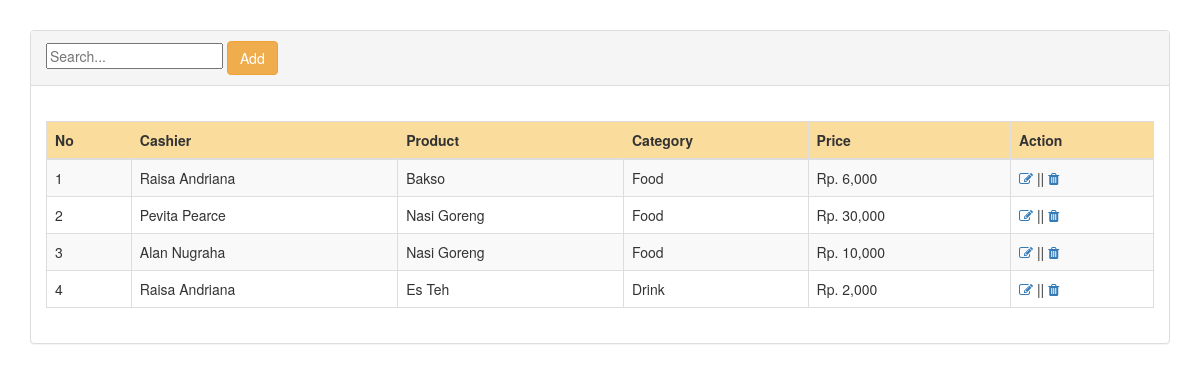
/6c/index.php, run on the app's committed database.
### tables this page shows
CREATE TABLE `Product` (
  `id` int(11) NOT NULL,
  `name_prd` varchar(200) NOT NULL,
  `price` int(20) NOT NULL,
  `id_category` int(20) NOT NULL,
  `id_cashier` int(20) NOT NULL
);

CREATE TABLE `Cashier` (
  `id_cas` int(11) NOT NULL,
  `name_cas` varchar(200) NOT NULL
);

CREATE TABLE `Category` (
  `id_cat` int(11) NOT NULL,
  `name_cat` varchar(200) NOT NULL
);

### 6c/index.php (the view, shortened to what this page needs)
<?php include("conn.php"); ?>
<!DOCTYPE html>
<html>
<head>
	<link rel="stylesheet" type="text/css" href="https://maxcdn.bootstrapcdn.com/bootstrap/3.3.7/css/bootstrap.min.css">
	<link rel="stylesheet" type="text/css" href="https://maxcdn.bootstrapcdn.com/font-awesome/4.7.0/css/font-awesome.min.css">
</head>
<body>
<div class="container" style="margin-top: 30px;">
<div class="col-md12">
    <div class="panel panel-default">
        <div class="panel-heading">
        <input id='search-text' name='q' placeholder='Search...' type='text'/>
        <button type="button" class="btn btn-warning" data-toggle="modal" data-target="#myModal">Add</button>
        </div>
<br>
<div class="panel-body">
    <div class="table-responsive">
        <table id="zero_config" class="table table-striped table-bordered">
            <thead>
                <tr bgcolor="#FADC9C">
                    <th scope="col">No</th>
                    <th scope="col">Cashier</th>
                    <th scope="col">Product</th>
                    <th scope="col">Category</th>
                    <th scope="col">Price</th>
                    <th scope="col">Action</th>
                </tr>
            </thead>
            <tbody>
                <?php
                $sql = "SELECT Product.id,Cashier.name_cas,Category.name_cat,Product.name_prd,Product.price
                FROM Product INNER JOIN Category ON Product.id_category = Category.id_cat
                INNER JOIN Cashier ON Cashier.id_cas = Product.id_cashier";
                $query = mysqli_query($db, $sql);
                $no=1;
                while($t = mysqli_fetch_array($query)){?>
                <tr>
                    <td><?php echo $no++; ?></td>
                    <td><?php echo $t['name_cas'];  ?></td>
                    <td><?php echo $t['name_prd'];  ?></td>
                    <td><?php echo $t['name_cat'];  ?></td>
                    <td>Rp. <?php echo number_format($t['price']);?> </td>
                    <td><a href="#" type="button" class="fa fa-edit" data-toggle="modal" data-target="#edit<?php echo $t['id']; ?>" ></a> || <a class="fa fa-trash" href="hapus.php?id=<?php echo $t['id']; ?>"></a></td>
                </tr>
                <?php } ?>
            </tbody>
        </table>
    </div>
</div>
</body>
</html>

### data on the page
product: id_cashier.name_cas "Raisa Andriana", name_prd "Bakso", id_category.name_cat "Food", price "6,000"
product: id_cashier.name_cas "Pevita Pearce", name_prd "Nasi Goreng", id_category.name_cat "Food", price "30,000"
product: id_cashier.name_cas "Alan Nugraha", name_prd "Nasi Goreng", id_category.name_cat "Food", price "10,000"
product: id_cashier.name_cas "Raisa Andriana", name_prd "Es Teh", id_category.name_cat "Drink", price "2,000"
